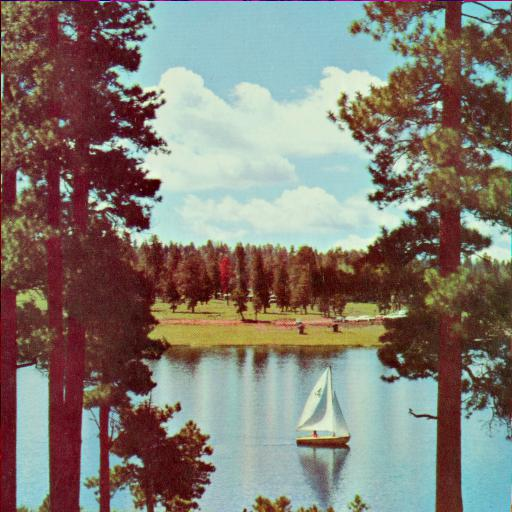
#> input picture TDT4195-StarterCode-master/TDT4195-StarterCode-master/assignment1/images/lake.jpg, 512 x 512 px
$ python task2ab.py
#> lines starting #> are read from the running program, lines starting #| are printed output that depends on the picture
#> further down, im is the input picture: shape (512, 512, 3); mean R, G, B 131, 124.3, 114.9
import matplotlib.pyplot as plt
import numpy as np
import os

image_output_dir = "image_processed"
os.makedirs(image_output_dir, exist_ok=True)


def save_im(imname, im, cmap=None):
    impath = os.path.join(image_output_dir, imname)
    plt.imsave(impath, im, cmap=cmap)


def greyscale(im):
    """ Converts an RGB image to greyscale

    Args:
        im ([type]): [np.array of shape [H, W, 3]]

    Returns:
        im ([type]): [np.array of shape [H, W]]
    """

    # YOUR CODE HERE
    rgb_weights= np.array([0.212, 0.7152, 0.0722])
    x,y,_ = np.shape(im)
#> x = 512; y = 512
    img = np.zeros([x,y])

    for i in range(x):
        for j in range(y):
            img[i,j] = im[i,j].dot(rgb_weights)
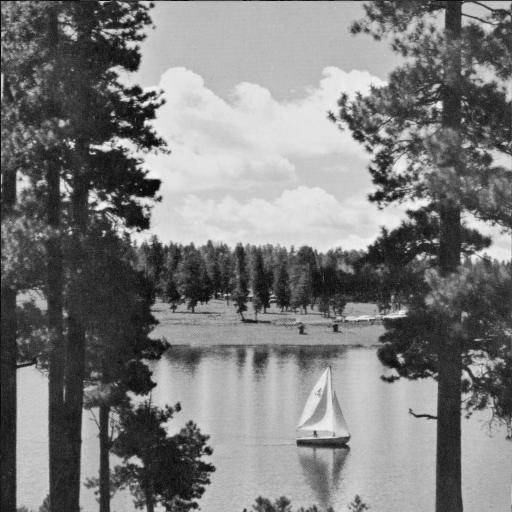
#> img: shape (512, 512) float64; min 2.97, max 250, mean 125

    return img


def inverse(im):
    """ Finds the inverse of the greyscale image

    Args:
        im ([type]): [np.array of shape [H, W]]

    Returns:
        im ([type]): [np.array of shape [H, W]]
    """
    x,y = np.shape(im)
#> x = 512; y = 512
    img = np.zeros([x,y])

    for i in range(x):
        for j in range(y):
            img[i,j] = 255 - im[i,j]
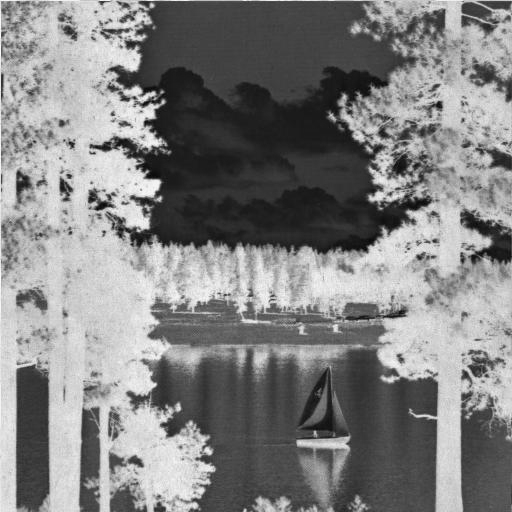
#> img: shape (512, 512) float64; min 4.99, max 252, mean 130
    return img


if __name__ == "__main__":
    im = plt.imread("images/lake.jpg")
    im = greyscale(im)
    inverse_im = inverse(im)
    save_im("lake_greyscale.jpg", im, cmap="gray")
    save_im("lake_inverse.jpg", inverse_im, cmap="gray")

$ run again, with Assignment 2/TDT4195-StarterCode-master/assignment2/images/zebra.jpg copied over TDT4195-StarterCode-master/TDT4195-StarterCode-master/assignment1/images/lake.jpg
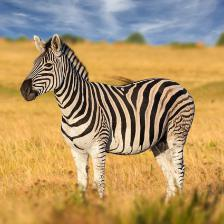
#> input picture Assignment 2/TDT4195-StarterCode-master/assignment2/images/zebra.jpg, 224 x 224 px
#> im is the input picture: shape (224, 224, 3); mean R, G, B 176.8, 147.8, 102.6
#> after the loop in greyscale, `for i in range(x):`:
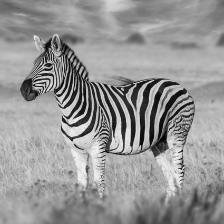
#> img: shape (224, 224) float64; min 0.361, max 251.3, mean 150.6
#> after the loop in inverse, `for i in range(x):`:
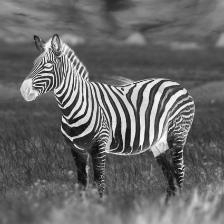
#> img: shape (224, 224) float64; min 3.75, max 254.6, mean 104.4
